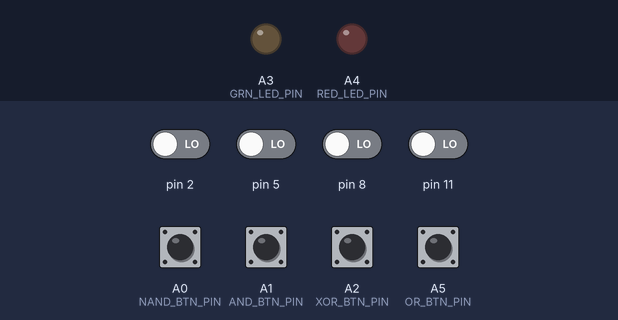
Simulated run of this sketch. Board: Arduino Uno, built with avr-gcc and run on an emulated ATmega328P. Shown: output pins drawn as LEDs (lit = HIGH). The inputs (shaded band) are chosen by the test bench; at power-on: A0 (NAND_BTN_PIN), A1 (AND_BTN_PIN), A2 (XOR_BTN_PIN), A5 (OR_BTN_PIN), pin 2, pin 5, pin 8, pin 11 LOW.

Above: at 1.2 s.
1.3 s: A0 (NAND_BTN_PIN) pulled HIGH for 0.15 s
At 1.8 s:
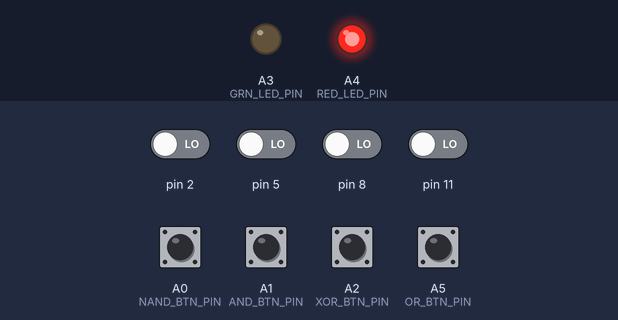
Timing chart, 0 to 4.3 s (numbered marks = the images above; inputs shaded):
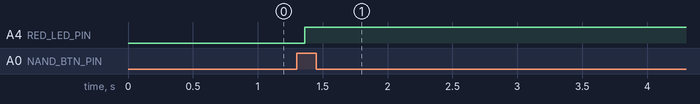

Measured:
- after the input at 1.3 s, A4 (RED_LED_PIN): LOW → HIGH after 0.06 s

The sketch:

IC_Tester.ino
```cpp
#define OR_BTN_PIN A5
#define XOR_BTN_PIN A2
#define AND_BTN_PIN A1
#define NAND_BTN_PIN A0
#define RED_LED_PIN A4
#define GRN_LED_PIN A3
#define DEBOUNCE_DELAY 150

unsigned long lastMillis = 0;

unsigned orResultMatrix[4][3] = {
  { 0, 0, 0 },
  { 0, 1, 1 },
  { 1, 0, 1 },
  { 1, 1, 1 }
};

unsigned xorResultMatrix[4][3] = {
  { 0, 0, 0 },
  { 0, 1, 1 },
  { 1, 0, 1 },
  { 1, 1, 0 }
};

unsigned andResultMatrix[4][3] = {
  { 0, 0, 0 },
  { 0, 1, 0 },
  { 1, 0, 0 },
  { 1, 1, 1 }
};

unsigned nandResultMatrix[4][3] = {
  { 0, 0, 1 },
  { 0, 1, 1 },
  { 1, 0, 1 },
  { 1, 1, 0 }
};

void setup()
{
  pinMode(OR_BTN_PIN, INPUT);
  pinMode(XOR_BTN_PIN, INPUT);
  pinMode(AND_BTN_PIN, INPUT);
  pinMode(NAND_BTN_PIN, INPUT);
  pinMode(RED_LED_PIN, OUTPUT);
  pinMode(GRN_LED_PIN, OUTPUT);

  turnLEDsOff();
  resetPins();
}

void resetPins(void)
{
  for(int i = 1; i <= 13; i++)
    pinMode(i, INPUT);
}

void initPositiveFourGateTest(void)
{
  pinMode(1, INPUT);
  pinMode(2, INPUT);
  pinMode(3, OUTPUT);
  pinMode(4, OUTPUT);
  pinMode(5, INPUT);
  pinMode(6, OUTPUT);
  pinMode(7, OUTPUT);
  pinMode(8, INPUT);
  pinMode(9, OUTPUT);
  pinMode(10, OUTPUT);
  pinMode(11, INPUT);
  pinMode(12, OUTPUT);
  pinMode(13, OUTPUT);
}

void initNegativeFourGateTest(void)
{
  pinMode(2, OUTPUT);
  pinMode(3, OUTPUT);
  pinMode(4, INPUT);
  pinMode(5, OUTPUT);
  pinMode(6, OUTPUT);
  pinMode(7, INPUT);
  pinMode(8, OUTPUT);
  pinMode(9, OUTPUT);
  pinMode(10, INPUT);
  pinMode(11, OUTPUT);
  pinMode(12, OUTPUT);
  pinMode(13, INPUT);
}

bool testTwoInputGate(unsigned testCase[4][3], unsigned a, unsigned b, unsigned y)
{
  bool result = true;

  for(int i = 0; i < 4; i++)
  {
    digitalWrite(a, testCase[i][0]);
    digitalWrite(b, testCase[i][1]);
    result = result & (digitalRead(y) == testCase[i][2]);
  }

  return result;
}

bool doFourGateTest(unsigned testCase[4][3], bool positive)
{
  bool result = true;

  if(positive)
  {
    initPositiveFourGateTest();
    result = result & testTwoInputGate(testCase, 13, 12, 11);
    result = result & testTwoInputGate(testCase, 10, 9, 8);
    result = result & testTwoInputGate(testCase, 7, 6, 5);
    result = result & testTwoInputGate(testCase, 4, 3, 2);
  }
  else
  {
    initNegativeFourGateTest();
    result = result & testTwoInputGate(testCase, 2, 3, 4);
    result = result & testTwoInputGate(testCase, 5, 6, 7);
    result = result & testTwoInputGate(testCase, 8, 9, 10);
    result = result & testTwoInputGate(testCase, 11, 12, 13);
  }

  resetPins();

  return result;
}

void turnLEDsOff(void)
{
  digitalWrite(GRN_LED_PIN, LOW);
  digitalWrite(RED_LED_PIN, LOW);
}

void displayTestResult(bool success)
{
  digitalWrite(GRN_LED_PIN, success);
  digitalWrite(RED_LED_PIN, !success);
}

void loop()
{
  unsigned long currentMillis = millis();

  if(currentMillis - lastMillis > DEBOUNCE_DELAY)
  {
    if(digitalRead(OR_BTN_PIN))
      displayTestResult(doFourGateTest(orResultMatrix, true));
    else if(digitalRead(XOR_BTN_PIN))
      displayTestResult(doFourGateTest(xorResultMatrix, true));
    else if(digitalRead(AND_BTN_PIN))
      displayTestResult(doFourGateTest(andResultMatrix, true));
    else if(digitalRead(NAND_BTN_PIN))
      displayTestResult(doFourGateTest(nandResultMatrix, true));

    lastMillis = currentMillis;
  }
}
```
